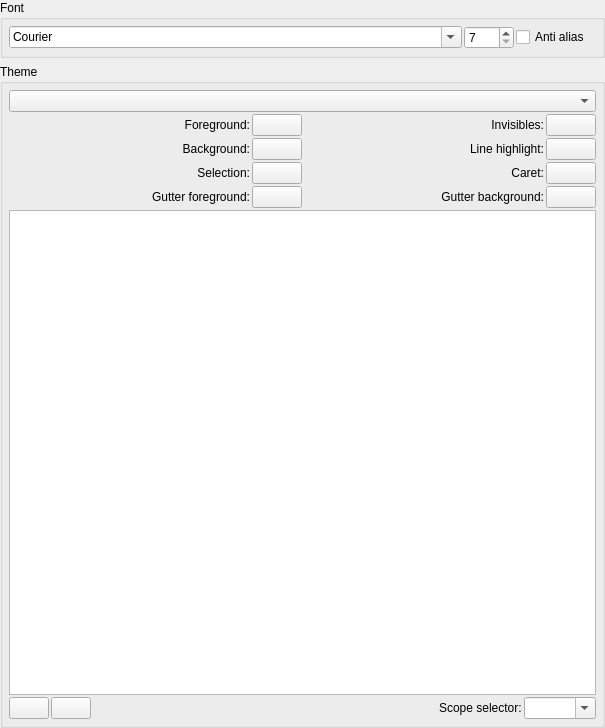
<?xml version="1.0" encoding="UTF-8"?>
<ui version="4.0">
 <class>FontTheme</class>
 <widget class="QWidget" name="FontTheme">
  <property name="geometry">
   <rect>
    <x>0</x>
    <y>0</y>
    <width>605</width>
    <height>728</height>
   </rect>
  </property>
  <property name="windowTitle">
   <string>Form</string>
  </property>
  <layout class="QVBoxLayout" name="verticalLayout_2">
   <property name="spacing">
    <number>6</number>
   </property>
   <property name="margin">
    <number>0</number>
   </property>
   <item>
    <widget class="QGroupBox" name="groupBoxFont_2">
     <property name="title">
      <string>Font</string>
     </property>
     <layout class="QHBoxLayout" name="horizontalLayout_4">
      <property name="spacing">
       <number>2</number>
      </property>
      <property name="margin">
       <number>6</number>
      </property>
      <item>
       <widget class="QFontComboBox" name="fontComboBoxName">
        <property name="fontFilters">
         <set>QFontComboBox::MonospacedFonts</set>
        </property>
       </widget>
      </item>
      <item>
       <widget class="QSpinBox" name="spinBoxFontSize">
        <property name="maximumSize">
         <size>
          <width>50</width>
          <height>16777215</height>
         </size>
        </property>
        <property name="minimum">
         <number>7</number>
        </property>
       </widget>
      </item>
      <item>
       <widget class="QCheckBox" name="checkBoxAntialias">
        <property name="maximumSize">
         <size>
          <width>80</width>
          <height>16777215</height>
         </size>
        </property>
        <property name="text">
         <string>Anti alias</string>
        </property>
       </widget>
      </item>
     </layout>
    </widget>
   </item>
   <item>
    <widget class="QGroupBox" name="groupBoxTheme">
     <property name="title">
      <string>Theme</string>
     </property>
     <layout class="QVBoxLayout" name="verticalLayout">
      <property name="spacing">
       <number>2</number>
      </property>
      <property name="margin">
       <number>6</number>
      </property>
      <item>
       <widget class="QComboBox" name="comboBoxThemes"/>
      </item>
      <item>
       <layout class="QGridLayout" name="gridLayout">
        <property name="spacing">
         <number>2</number>
        </property>
        <item row="0" column="3">
         <widget class="QPushButton" name="pushButtonInvisibles">
          <property name="maximumSize">
           <size>
            <width>50</width>
            <height>16777215</height>
           </size>
          </property>
          <property name="text">
           <string/>
          </property>
         </widget>
        </item>
        <item row="2" column="1">
         <widget class="QPushButton" name="pushButtonSelection">
          <property name="maximumSize">
           <size>
            <width>50</width>
            <height>16777215</height>
           </size>
          </property>
          <property name="text">
           <string/>
          </property>
         </widget>
        </item>
        <item row="2" column="3">
         <widget class="QPushButton" name="pushButtonCaret">
          <property name="maximumSize">
           <size>
            <width>50</width>
            <height>16777215</height>
           </size>
          </property>
          <property name="text">
           <string/>
          </property>
         </widget>
        </item>
        <item row="0" column="2">
         <widget class="QLabel" name="label_6">
          <property name="text">
           <string>Invisibles:</string>
          </property>
          <property name="alignment">
           <set>Qt::AlignRight|Qt::AlignTrailing|Qt::AlignVCenter</set>
          </property>
         </widget>
        </item>
        <item row="1" column="0">
         <widget class="QLabel" name="label_4">
          <property name="text">
           <string>Background:</string>
          </property>
          <property name="alignment">
           <set>Qt::AlignRight|Qt::AlignTrailing|Qt::AlignVCenter</set>
          </property>
         </widget>
        </item>
        <item row="3" column="2">
         <widget class="QLabel" name="label_10">
          <property name="text">
           <string>Gutter background:</string>
          </property>
          <property name="alignment">
           <set>Qt::AlignRight|Qt::AlignTrailing|Qt::AlignVCenter</set>
          </property>
         </widget>
        </item>
        <item row="1" column="1">
         <widget class="QPushButton" name="pushButtonBackground">
          <property name="maximumSize">
           <size>
            <width>50</width>
            <height>16777215</height>
           </size>
          </property>
          <property name="text">
           <string/>
          </property>
         </widget>
        </item>
        <item row="2" column="0">
         <widget class="QLabel" name="label_5">
          <property name="text">
           <string>Selection:</string>
          </property>
          <property name="alignment">
           <set>Qt::AlignRight|Qt::AlignTrailing|Qt::AlignVCenter</set>
          </property>
         </widget>
        </item>
        <item row="0" column="0">
         <widget class="QLabel" name="label_3">
          <property name="text">
           <string>Foreground:</string>
          </property>
          <property name="alignment">
           <set>Qt::AlignRight|Qt::AlignTrailing|Qt::AlignVCenter</set>
          </property>
         </widget>
        </item>
        <item row="0" column="1">
         <widget class="QPushButton" name="pushButtonForeground">
          <property name="maximumSize">
           <size>
            <width>50</width>
            <height>16777215</height>
           </size>
          </property>
          <property name="text">
           <string/>
          </property>
         </widget>
        </item>
        <item row="2" column="2">
         <widget class="QLabel" name="label_7">
          <property name="text">
           <string>Caret:</string>
          </property>
          <property name="alignment">
           <set>Qt::AlignRight|Qt::AlignTrailing|Qt::AlignVCenter</set>
          </property>
         </widget>
        </item>
        <item row="3" column="3">
         <widget class="QPushButton" name="pushButtonGutterBackground">
          <property name="maximumSize">
           <size>
            <width>50</width>
            <height>16777215</height>
           </size>
          </property>
          <property name="text">
           <string/>
          </property>
         </widget>
        </item>
        <item row="1" column="3">
         <widget class="QPushButton" name="pushButtonLineHighlight">
          <property name="maximumSize">
           <size>
            <width>50</width>
            <height>16777215</height>
           </size>
          </property>
          <property name="text">
           <string/>
          </property>
         </widget>
        </item>
        <item row="1" column="2">
         <widget class="QLabel" name="label_8">
          <property name="text">
           <string>Line highlight:</string>
          </property>
          <property name="alignment">
           <set>Qt::AlignRight|Qt::AlignTrailing|Qt::AlignVCenter</set>
          </property>
         </widget>
        </item>
        <item row="3" column="0">
         <widget class="QLabel" name="label_11">
          <property name="text">
           <string>Gutter foreground:</string>
          </property>
          <property name="alignment">
           <set>Qt::AlignRight|Qt::AlignTrailing|Qt::AlignVCenter</set>
          </property>
         </widget>
        </item>
        <item row="3" column="1">
         <widget class="QPushButton" name="pushButtonGutterForeground">
          <property name="maximumSize">
           <size>
            <width>50</width>
            <height>16777215</height>
           </size>
          </property>
          <property name="text">
           <string/>
          </property>
         </widget>
        </item>
       </layout>
      </item>
      <item>
       <widget class="QTableView" name="tableViewStyles">
        <property name="showGrid">
         <bool>false</bool>
        </property>
        <property name="sortingEnabled">
         <bool>true</bool>
        </property>
       </widget>
      </item>
      <item>
       <layout class="QHBoxLayout" name="horizontalLayout_3">
        <property name="spacing">
         <number>2</number>
        </property>
        <item>
         <widget class="QPushButton" name="pushButtonAdd">
          <property name="icon">
           <iconset theme="list-add">
            <normaloff/>
           </iconset>
          </property>
         </widget>
        </item>
        <item>
         <widget class="QPushButton" name="pushButtonRemove">
          <property name="icon">
           <iconset theme="list-remove">
            <normaloff/>
           </iconset>
          </property>
         </widget>
        </item>
        <item>
         <spacer name="horizontalSpacer">
          <property name="orientation">
           <enum>Qt::Horizontal</enum>
          </property>
          <property name="sizeHint" stdset="0">
           <size>
            <width>40</width>
            <height>20</height>
           </size>
          </property>
         </spacer>
        </item>
        <item>
         <widget class="QLabel" name="label_9">
          <property name="text">
           <string>Scope selector:</string>
          </property>
         </widget>
        </item>
        <item>
         <widget class="QComboBox" name="comboBoxScope">
          <property name="editable">
           <bool>true</bool>
          </property>
         </widget>
        </item>
       </layout>
      </item>
     </layout>
    </widget>
   </item>
  </layout>
 </widget>
 <resources/>
 <connections/>
</ui>
